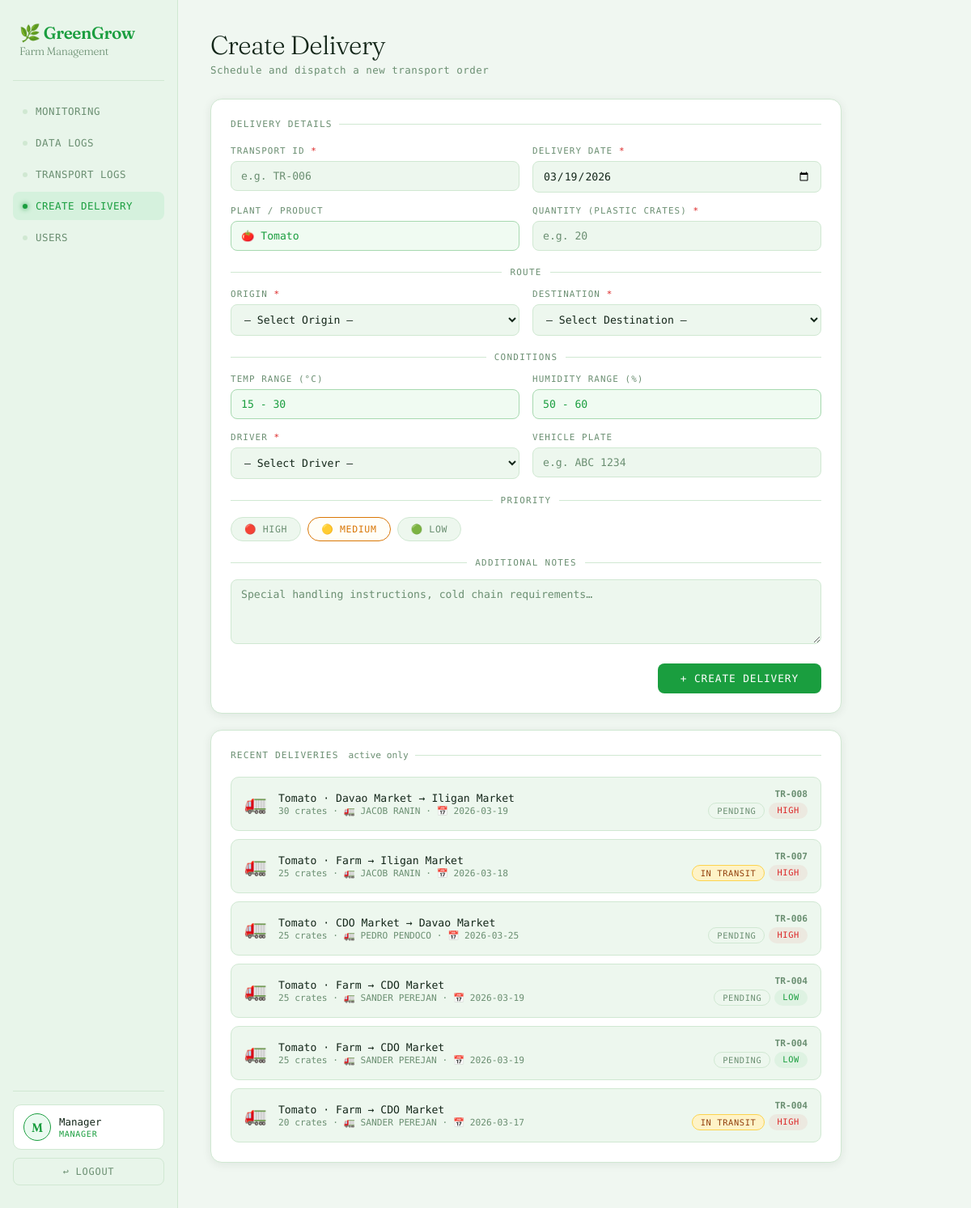
The page /manager/create_delivery.php (signed in) on the database its author committed.
### tables this page shows
CREATE TABLE `deliveries` (
  `id` int(11) NOT NULL,
  `transport_id` varchar(20) DEFAULT NULL,
  `product` varchar(50) DEFAULT NULL,
  `quantity` int(11) DEFAULT NULL,
  `delivery_date` date DEFAULT NULL,
  `origin` varchar(50) DEFAULT NULL,
  `destination` varchar(50) DEFAULT NULL,
  `driver` varchar(100) DEFAULT NULL,
  `vehicle_plate` varchar(20) DEFAULT NULL,
  `priority` varchar(20) DEFAULT NULL,
  `notes` text DEFAULT NULL,
  `status` varchar(20) DEFAULT 'Pending',
  `created_at` timestamp NOT NULL DEFAULT current_timestamp(),
  `origin_lat` double DEFAULT 8.4542,
  `origin_lng` double DEFAULT 124.6319,
  `dest_lat` double DEFAULT 8.4542,
  `dest_lng` double DEFAULT 124.6319
);

### manager/create_delivery.php (the view, shortened to what this page needs)
<?php
include "../db.php";
$driverResult = $conn->query("SELECT id, name FROM users WHERE role = 'Driver' ORDER BY name ASC");
$drivers = [];
while ($row = $driverResult->fetch_assoc()) $drivers[] = $row;
$deliveries = $conn->query("
    SELECT * FROM deliveries
    WHERE status != 'Delivered'
    ORDER BY created_at DESC
");
?>
<!DOCTYPE html>
<html lang="en">
<head>
    <link rel="stylesheet" href="../assets/delivery.css">
</head>
<body>
<div class="sidebar">
    <div class="logo">🌿 GreenGrow<span>Farm Management</span></div>
    <a href="manager.php"          class="nav-btn">Monitoring</a>
    <a href="datalogsmanager.php"  class="nav-btn">Data Logs</a>
    <a href="transportmanager.php" class="nav-btn">Transport Logs</a>
    <a href="create_delivery.php"  class="nav-btn active">Create Delivery</a>
    <a href="usermanager.php" class="nav-btn">Users</a>
    <div class="sidebar-foot">
        <div class="user-card">
            <div class="user-avatar"><?= strtoupper($_SESSION['name'][0]) ?></div>
            <div class="user-meta">
                <div class="user-name"><?= htmlspecialchars($_SESSION['name']) ?></div>
                <div class="user-role role-manager"><?= htmlspecialchars($_SESSION['role']) ?></div>
            </div>
        </div>
        <form method="POST" action="../logout.php" style="margin:0">
            <button class="logout-btn">↩ Logout</button>
        </form>
    </div>
</div>
<div class="main">
    <div class="page-header">
        <h1>Create Delivery</h1>
        <p>Schedule and dispatch a new transport order</p>
    </div>
    <div class="panel">
        <div class="panel-title">Delivery Details</div>
        <form method="POST">
            <div class="form-grid">
                <div class="form-field">
                    <label>Transport ID <span style="color:var(--red)">*</span></label>
                    <input type="text" name="transport_id"
                           value="<?= htmlspecialchars($_POST['transport_id'] ?? '') ?>"
                           placeholder="e.g. TR-006"
                           oninput="this.value=this.value.toUpperCase()" required>
                </div>
                <div class="form-field">
                    <label>Delivery Date <span style="color:var(--red)">*</span></label>
                    <input type="date" name="delivery_date"
                           value="<?= htmlspecialchars($_POST['delivery_date'] ?? date('Y-m-d')) ?>" required>
                </div>
                <div class="form-field">
                    <label>Plant / Product</label>
                    <input type="text" value="🍅 Tomato" readonly
                           style="background:#f0fbf2;border-color:#a7d9b0;color:var(--green);cursor:default;">
                </div>
                <div class="form-field">
                    <label>Quantity (plastic crates) <span style="color:var(--red)">*</span></label>
                    <input type="number" name="quantity" min="1" step="1"
                           value="<?= htmlspecialchars($_POST['quantity'] ?? '') ?>"
                           placeholder="e.g. 20" required>
                </div>
            </div>
            <div class="section-label">Route</div>
            <div class="form-grid">
                <div class="form-field">
                    <label>Origin <span style="color:var(--red)">*</span></label>
                    <select name="origin" required>
                        <option value="">— Select Origin —</option>
                    </select>
                </div>
                <div class="form-field">
                    <label>Destination <span style="color:var(--red)">*</span></label>
                    <select name="destination" required>
                        <option value="">— Select Destination —</option>
                    </select>
                </div>
            </div>
            <div class="section-label">Conditions</div>
            <div class="form-grid">
                <div class="form-field">
                    <label>Temp Range (°C)</label>
                    <input type="text" value="15 - 30" readonly
                           style="background:#f0fbf2;border-color:#a7d9b0;color:var(--green);cursor:default;">
                </div>
                <div class="form-field">
                    <label>Humidity Range (%)</label>
                    <input type="text" value="50 - 60" readonly
                           style="background:#f0fbf2;border-color:#a7d9b0;color:var(--green);cursor:default;">
                </div>
                <div class="form-field">
                    <label>Driver <span style="color:var(--red)">*</span></label>
                    <?php if (empty($drivers)): ?>
                    <div class="no-driver-warn">
                        ⚠ No drivers found. Add driver accounts in
                        <a href="accounts_manager.php" style="color:#92400e;font-weight:500;">User Management</a>.
                    </div>
                    <input type="hidden" name="driver" value="">
                    <?php else: ?>
                    <select name="driver" required>
                        <option value="">— Select Driver —</option>
                    </select>
                    <?php endif; ?>
                </div>
                <div class="form-field">
                    <label>Vehicle Plate</label>
                    <input type="text" name="vehicle_plate"
                           value="<?= htmlspecialchars($_POST['vehicle_plate'] ?? '') ?>"
                           placeholder="e.g. ABC 1234"
                           oninput="this.value=this.value.toUpperCase()">
                </div>
            </div>
            <div class="section-label">Priority</div>
            <div class="priority-group">
                <label class="priority-label" for="prio-high">🔴 High</label>
                <label class="priority-label" for="prio-medium">🟡 Medium</label>
                <label class="priority-label" for="prio-low">🟢 Low</label>
            </div>
            <div class="section-label">Additional Notes</div>
            <div class="form-field">
                <textarea name="notes" placeholder="Special handling instructions, cold chain requirements…"><?= htmlspecialchars($_POST['notes'] ?? '') ?></textarea>
            </div>
            <div class="btn-row">
                <button type="submit" name="create_delivery" class="btn-primary">
                    + Create Delivery
                </button>
            </div>
        </form>
    </div>
    <div class="panel">
        <div class="panel-title">
            Recent Deliveries
            <span style="font-size:.7rem;color:var(--muted);text-transform:none;letter-spacing:0;margin-left:4px;">active only</span>
        </div>
        <div class="delivery-list">
            <?php if ($deliveries->num_rows == 0): ?>
            <div class="empty-state">
                <div class="empty-icon">📦</div>
                <p>No active deliveries yet</p>
            </div>
            <?php else: ?>
            <?php while ($row = $deliveries->fetch_assoc()):
                $status = $row['status'] ?? 'Pending';
                $sc = match(strtolower($status)) {
                    'in transit' => 'badge-transit',
                    'delayed'    => 'badge-delayed',
                    default      => 'badge-pending',
                };
                $pc = match($row['priority'] ?? 'Medium') {
                    'High'   => '#dc2626',
                    'Low'    => '#1a9e3f',
                    default  => '#d97706',
                };
            ?>
            <div class="delivery-item">
                <div class="delivery-item-icon">🚛</div>
                <div class="delivery-item-info">
                    <div class="delivery-item-title">
                        <?= htmlspecialchars($row['product']) ?> ·
                        <?= htmlspecialchars($row['origin']) ?> → <?= htmlspecialchars($row['destination']) ?>
                    </div>
                    <div class="delivery-item-sub">
                        <?= (int)$row['quantity'] ?> crates ·
                        🚛 <?= htmlspecialchars($row['driver'] ?? '—') ?> ·
                        📅 <?= htmlspecialchars($row['delivery_date']) ?>
                    </div>
                </div>
                <div class="delivery-item-meta">
                    <div class="delivery-item-id" style="font-weight:600;">
                        <?= htmlspecialchars($row['transport_id']) ?>
                    </div>
                    <div style="display:flex;gap:5px;margin-top:4px;justify-content:flex-end;flex-wrap:wrap;">
                        <span class="badge <?= $sc ?>"><?= htmlspecialchars($status) ?></span>
                        <span class="badge" style="color:<?= $pc ?>;border-color:<?= $pc ?>22;background:<?= $pc ?>11;">
                            <?= htmlspecialchars($row['priority'] ?? 'Medium') ?>
                        </span>
                    </div>
                </div>
            </div>
            <?php endwhile; ?>
            <?php endif; ?>
        </div>
    </div>
</div>
</body>
</html>

### manager/create_delivery.php (style rules this page uses)
.badge-transit { background:#fef3c7; color:#92400e; border:1px solid #fcd34d; }
.badge-pending { background:var(--surface2); color:var(--muted); border:1px solid var(--border); }

### rows shown on the page
deliveries: product "Tomato", origin "Davao Market", destination "Iligan Market", quantity "30", driver "JACOB RANIN", delivery_date "2026-03-19", transport "TR-008", status "PENDING", priority "HIGH"
deliveries: product "Tomato", origin "Farm", destination "Iligan Market", quantity "25", driver "JACOB RANIN", delivery_date "2026-03-18", transport "TR-007", status "IN TRANSIT", priority "HIGH"
deliveries: product "Tomato", origin "CDO Market", destination "Davao Market", quantity "25", driver "PEDRO PENDOCO", delivery_date "2026-03-25", transport "TR-006", status "PENDING", priority "HIGH"
deliveries: product "Tomato", origin "Farm", destination "CDO Market", quantity "25", driver "SANDER PEREJAN", delivery_date "2026-03-19", transport "TR-004", status "PENDING", priority "LOW"
deliveries: product "Tomato", origin "Farm", destination "CDO Market", quantity "25", driver "SANDER PEREJAN", delivery_date "2026-03-19", transport "TR-004", status "PENDING", priority "LOW"
deliveries: product "Tomato", origin "Farm", destination "CDO Market", quantity "20", driver "SANDER PEREJAN", delivery_date "2026-03-17", transport "TR-004", status "IN TRANSIT", priority "HIGH"

### other values the page prints
$_SESSION['name'][0] "M"
$_SESSION['name'] "Manager"
$_SESSION['role'] "MANAGER"
